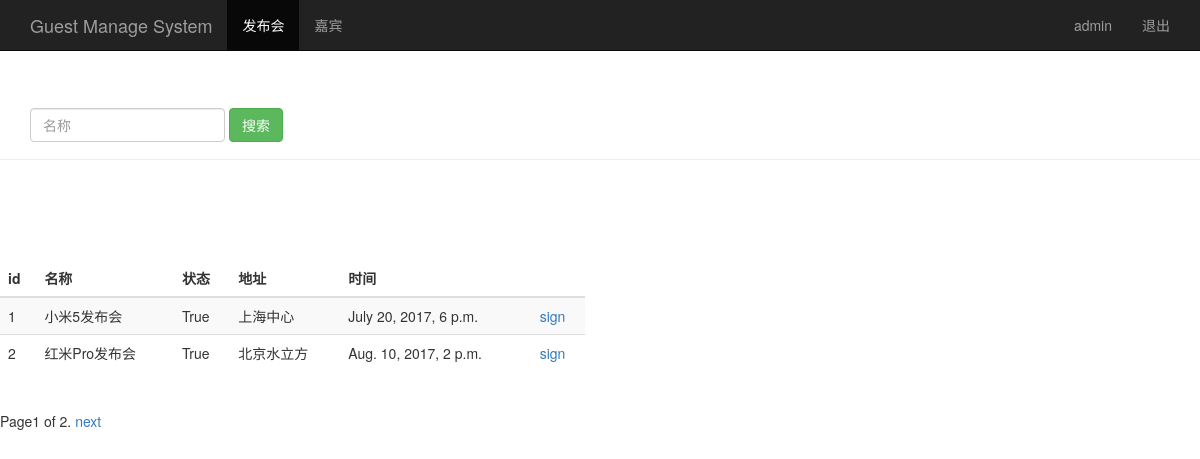
The page /event_manage/ (signed in) on the database its author committed.
### sign/models.py (models this page shows, shortened)
class Event(models.Model):
    name = models.CharField(max_length=100)           #发布会标题
    limit = models.IntegerField()                     #参加人数
    status = models.BooleanField()                      #状态
    address = models.CharField(max_length=200)        #地址
    start_time = models.DateTimeField('events time')   #发布会时间
    create_time = models.DateTimeField(auto_now=True) #创建时间（自动获取当前时间）

### sign/views.py (the view)
# urls.py: url(r'^event_manage/$',views.event_manage),
@login_required
def event_manage(request):
    event_list = Event.objects.all()
    username = request.session.get('user','') #读取浏览器session
    paginator = Paginator(event_list,2)
    page = request.GET.get('page')
    try:
        contacts = paginator.page(page)
    except PageNotAnInteger:
        contacts = paginator.page(1)
    except EmptyPage:
        contacts = paginator.page(paginator.num_pages)
    return render(request,"event_manage.html",{"user":username,"events":contacts})

### sign/templates/event_manage.html (shortened to what this page needs)
<!DOCTYPE html>
<html lang="zh-CN">
<head>
    {% load bootstrap3 %}
    {% bootstrap_css %}
</head>
<body role="document">
<nav class="navbar navbar-inverse navbar-fixed-top">
  <div class="container">
    <div class="navbar-header">
      <a class="navbar-brand" href="/event_manage/">Guest Manage System</a>
    </div>
    <div id="navbar" class="collapse navbar-collapse">
     <ul class="nav navbar-nav">
       <li class="active"><a href="#">发布会</a></li>
       <li><a href="/guest_manage/">嘉宾</a></li>
     </ul>
     <ul class="nav navbar-nav navbar-right">
       <li><a href="#">{{user}}</a></li>
       <li><a href="/logout/">退出</a></li>
     </ul>
    </div>
  </div>
</nav>
 <div class="page-header" style="padding-top: 60px;">
   <div id="navbar" class="navbar-collapse collapse">
     <form class="navbar-form" method="get" action="/search_name/">
       <div class="form-group">
         <input name="name" type="text" placeholder="名称" class="form-control">
       </div>
       <button type="submit" class="btn btn-success">搜索</button>
     </form>
   </div>
 </div>
 <div class="row" style="padding-top: 80px;">
    <div class="col-md-6">
        <table class="table table-striped">
            <thead>
              <tr>
            <th>id</th><th>名称</th><th>状态</th><th>地址</th><th>时间</th><th></th>
              </tr>
            </thead>
            <tbody>
              {% for event in events %}
                <tr>
                  <td>{{ event.id }}</td>
                  <td>{{ event.name }}</td>
                  <td>{{ event.status }}</td>
                  <td>{{ event.address }}</td>
                  <td>{{ event.start_time }}</td>
                  <td><a href="/sign_index/{{ event.id }}/" target="{{ event.id }}_blank">sign</a></td>
                </tr>
              {% endfor %}
            </tbody>
        </table>
     </div>
 </div>
 <div class="pagination">
     <span class="step-links">
         <span class="current">
             Page{{ events.number }} of {{ events.paginator.num_pages }}.
         </span>
     {% if events.has_next %}
         <a href="?page={{ events.next_page_number}}">next</a>
     {% endif %}
     </span>
 </div>
</body>
</html>

### rows shown on the page
Event: id "1", name "小米5发布会", status "True", address "上海中心", start_time "July 20, 2017, 6 p.m."
Event: id "2", name "红米Pro发布会", status "True", address "北京水立方", start_time "Aug. 10, 2017, 2 p.m."

### other values the page prints
{{ user }} "admin"
{{ events.number }} "1"
{{ events.paginator.num_pages }} "2"
